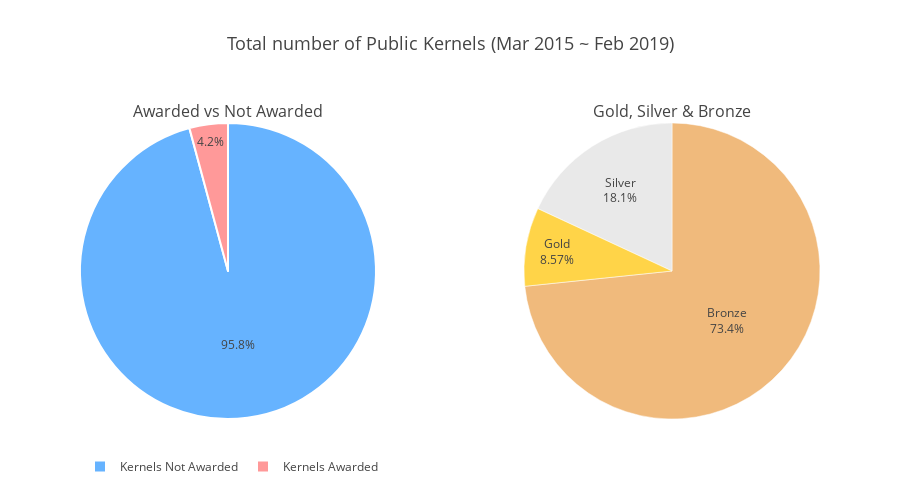

Notebook code for this chart:
### Markdown cell above
Most of us, beginners in Kaggle, might look at the Top Kernels and Top authors and think that getting Medals is easy. However, a quick look into the Meta Kaggle data shows that Kernels awarded with Medals are ***extremely RARE*** compared to the number of kernels without medals.

**(You can hover to see the actual number values)**

### Code cell
# Pie Chats for Total Number of Kernels

PLOT_BG_COLOR = '#f1f1f1'

kernel_colors = ['#FF9999', '#66B3FF'] # ['awarded', 'not awarded']
medal_colors  = ['#ffd448', '#e9e9e9', '#f0ba7c' ] # ['Gold', 'Silver', 'Bronze']

medal_kernels = normal_user_kernels[normal_user_kernels['Medal'] > 0]

# First Pie Chart: Awarded vs Not Awarded Kernels
vals = []
vals.append(len(medal_kernels))
vals.append(len(normal_user_kernels[normal_user_kernels['Medal'] == 0]))
chart1 = {
            'type': 'pie',
            'title': 'Awarded vs Not Awarded',
            'titlefont': {'size': 16},
            'labels': ['Kernels Awarded', 'Kernels Not Awarded'],
            'values': vals,
            'hoverinfo': 'label+value',
            'textinfo': 'percent',
            'textposition': 'inside',
            'textfont': {'size': 12},
            'marker': {'colors': kernel_colors, 'line': {'color': 'white', 'width': 2,}},
            'domain': {'x': [0, 0.4], 'y': [0, 1]}
        }

# Second Pie Chart: Gold, Silver & Bronze Kernels
vals = []
vals.append(len(medal_kernels[medal_kernels['Medal'] == 1]))
vals.append(len(medal_kernels[medal_kernels['Medal'] == 2]))
vals.append(len(medal_kernels[medal_kernels['Medal'] == 3]))



chart2 = {
            'type': 'pie',
            'title': 'Gold, Silver & Bronze',
            'titlefont': {'size': 16},
            'showlegend': False,
            'labels': ['Gold', 'Silver', 'Bronze'],
            'values': vals,
            'hoverinfo': 'label+value',
            'textinfo': 'percent+label',
            'textfont': {'size': 12},
            'marker': {'colors': medal_colors, 'line': {'color': 'white', 'width': .5,}},
            'domain': {'x': [0.6, 1], 'y': [0,1]}
        }

fig = {
    'data': [ chart1, chart2 ],
    'layout': {
        'height': 500,
        'title': {
            'text': f'Total number of Public Kernels ({range_dates_str})',
            'font': {'size': 18}
        }, 'legend': {
            'orientation': 'h'
        }
    }
}

iplot(fig)

### Figure 1 — Plotly figure (JSON) as saved in the notebook; plotly's stock layout.template omitted (floating-point values rounded to 4 significant figures)
{"data": [{"domain": {"x": [0, 0.4], "y": [0, 1]}, "hoverinfo": "label+value", "labels": ["Kernels Awarded", "Kernels Not Awarded"], "marker": {"colors": ["#FF9999", "#66B3FF"], "line": {"color": "white", "width": 2}}, "textfont": {"size": 12}, "textinfo": "percent", "textposition": "inside", "title": {"font": {"size": 16}, "text": "Awarded vs Not Awarded"}, "type": "pie", "uid": "06b8aa90-a72d-4fd4-90c8-84435e1212d5", "values": [8691, 198271]}, {"domain": {"x": [0.6, 1], "y": [0, 1]}, "hoverinfo": "label+value", "labels": ["Gold", "Silver", "Bronze"], "marker": {"colors": ["#ffd448", "#e9e9e9", "#f0ba7c"], "line": {"color": "white", "width": 0.5}}, "showlegend": false, "textfont": {"size": 12}, "textinfo": "percent+label", "title": {"font": {"size": 16}, "text": "Gold, Silver & Bronze"}, "type": "pie", "uid": "3f6b4731-5adc-468f-8631-dfb9fce8a7a2", "values": [745, 1571, 6375]}], "layout": {"height": 500, "legend": {"orientation": "h"}, "title": {"font": {"size": 18}, "text": "Total number of Public Kernels (Mar 2015 ~ Feb 2019)"}}}
